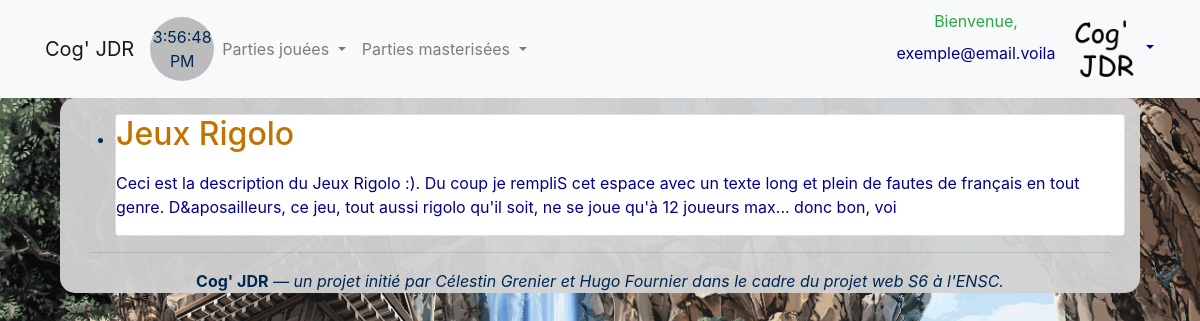
/ (signed in), run on an earlier commit of the app's database.
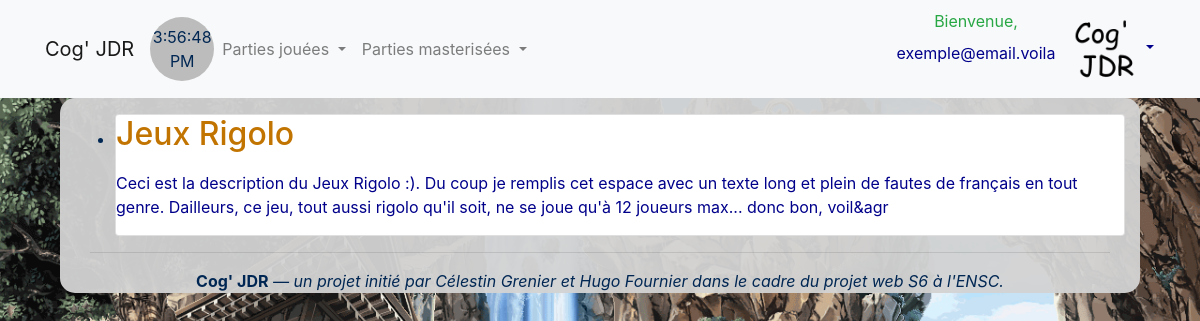
And on a later commit of the database.
### tables this page shows
create table JDR (
    id_jdr integer not null primary key auto_increment,
    id_modele_jdr integer,
    code_invite varchar(8),
    nb_max_joueurs integer not null,
    nb_min_joueurs integer not null,
    jours_ouvrables enum('5 jours', '6 jours', '7 jours') not null,
    etat_partie enum('lancement', 'deroulement', 'fin') not null,

    foreign key (id_modele_jdr) references ModeleJDR (id_modele_jdr)
);

create table ModeleJDR (
    id_modele_jdr integer not null primary key auto_increment, 
    id_createur integer,
    titre varchar(32) not null,
    desc_jdr varchar(256) not null,
    fichier_regles varchar(32) not null,
    img_banniere varchar(32) not null,
    img_fond varchar(32) not null,
    img_logo varchar(32) not null,
    nb_equipes_max integer not null,

    foreign key (id_createur) references Utilisateur (id)
);

### inclus/connexion.php (called while the page is built, shortened)
<?php
    $conn = new PDO("mysql:host=127.0.0.1;dbname=cogjdr;charset=utf8", "root", "", array(PDO::ATTR_ERRMODE => PDO::ERRMODE_EXCEPTION));
    function sql_select($table, $value, $where=array(), $order=null, $distinct=false) {
        global $conn;
        $execute_array = array();
        $execute_index = 'a';
        $value_builder = empty($distinct) ? "SELECT " : "SELECT DISTINCT ";
        if ($value == "*" || empty($value))
            $value_builder.= "*";
        elseif (is_array($value))
            $value_builder.= join(", ", $value);
        else
            $value_builder.= $value;
        $table_builder = "FROM `".(is_array($table) ? join("` JOIN `", $table) : $table)."`";
        $where_builder = empty($where) ? "WHERE 1" : "WHERE ";
        $sep = "";
        foreach ($where as $k => $v) {
            if (is_string($k) && strpos($k, "::") !== false)
                $where_builder.= "$sep".str_replace("::", ".", $k);
            else
                $where_builder.= "$sep$k";
            if (is_array($v)) {
                $where_builder.= " IN (";
                $sep_ = "";
                foreach ($v as $v_) {
                    if (strpos($v_, "::") !== false)
                        $where_builder.= "$sep_".str_replace("::", ".", $v_);
                    else {
                        $where_builder.= "$sep_:$execute_index";
                        $execute_array[$execute_index++] = $v_;
                    }
                    $sep_ = ", ";
                }
                $where_builder.= ")";
            } else {
                if (strpos($v, "::") !== false)
                    $where_builder.= "= ".str_replace("::", ".", $v);
                else {
                    $where_builder.= "= :$execute_index";
                    $execute_array[$execute_index++] = $v;
                }
            }
            $sep = " AND ";
        }
        $order_builder = empty($order) ? "" : "ORDER BY ";
        $sep = "";
        if (is_array($order))
            foreach ($order as $k => $v) {
                $order_builder.= "$sep$k $v";
                $sep = ", ";
            }
        $r = $conn->prepare("$value_builder $table_builder $where_builder $order_builder");
        $r->execute($execute_array);
        return $r;
    }
?>

### inclus/jdr/liste.php (the view, shortened to what this page needs)
<ul>
    <?php
        if (!isset($id_utilisateur))
            $r = sql_select(array('JDR', 'ModeleJDR'), "*", array('JDR::id_modele_jdr' => 'ModeleJDR::id_modele_jdr'), array('id_jdr' => 'DESC'), true);
        else
            $r = sql_select(
                    array('JDR', 'ModeleJDR', 'Joueur'),
                    "*",
                    array(
                        'JDR::id_modele_jdr' => 'ModeleJDR::id_modele_jdr',
                        'Joueur::id_jdr_participe' => 'JDR::id_jdr',
                        'Joueur::id_utilisateur' =>  $id_utilisateur
                    ),
                    array('id_jdr' => 'DESC'),
                    true
                );
        while ($jdr = $r->fetch()) { ?>
            <li>
                <a href="./jdr.php?id=<?=$jdr['id_jdr']?>">
                    <div class="card">
                        <h2><?=$jdr['titre']?></h2>
                        <p class="desc_jdr"><?=$jdr['desc_jdr']?></P>
                    </div>
                </a>
            </li><?php
        }
    ?>
</ul>

What changed in the data, as far as the page shows it:
changed through a linked row, jdr "Jeux Rigolo": id_modele_jdr.desc_jdr "…:). Du coup je rempliS cet espace avec un texte long et plein de fautes de français en tout genre. D&aposailleurs, ce jeu, tout aussi rigolo qu'il soit, ne se joue qu'à 12 joueurs max... donc bon, voi" → "…:). Du coup je remplis cet espace avec un texte long et plein de fautes de français en tout genre. Dailleurs, ce jeu, tout aussi rigolo qu'il soit, ne se joue qu'à 12 joueurs max... donc bon, voil&agr"
